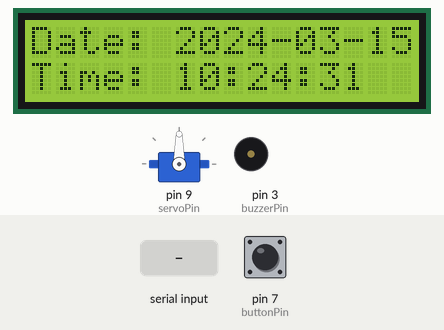
The sketch below on a simulated Arduino Uno, built with avr-gcc and run on an emulated ATmega328P. Shown: 16×2 character LCD, servo, buzzer (waves = sounding, pin HIGH). The inputs (shaded band) are chosen by the test bench; at power-on: pin 7 (buttonPin) HIGH. The local clock reads 2024-03-15 10:24:30 at power-on unless the sketch sets it; EEPROM starts erased; what the sketch prints to the serial monitor is not drawn.

Above: at 2.7 s.
2.8 s: pin 7 (buttonPin) pulled LOW for 3.2 s
At 4.67 s:
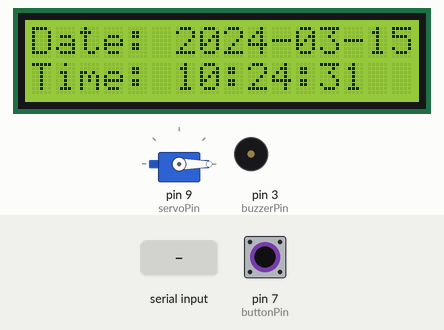
At 5.8 s:
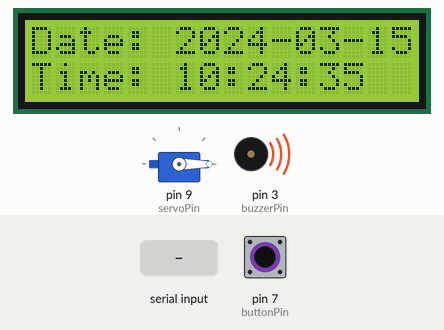
10.6 s: "90,45,200\n" received over Serial
17.2 s: "65\n" received over Serial
23.8 s: "97\n" received over Serial
31.7 s: pin 7 (buttonPin) pulled LOW for 1 s
At 34.0 s:
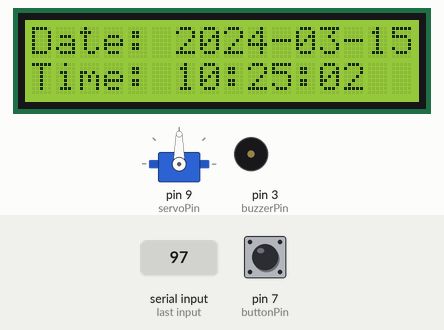
Timing chart, 0 to 40.5 s (numbered marks = the images above; inputs shaded):
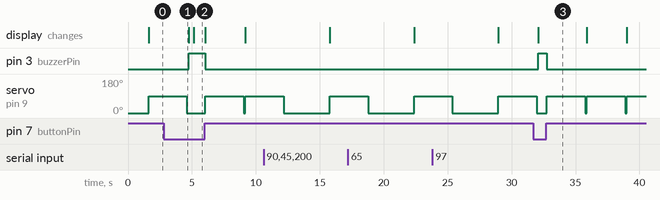

Measured:
- after the input at 2.8 s, pin 3 (buzzerPin): LOW → HIGH after 1.9 s, → LOW 1.3 s later
- after the input at 31.7 s, pin 3 (buzzerPin): LOW → HIGH after 0.39 s, → LOW 0.66 s later
- by itself, servo on pin 9 (servoPin): repeats every 3.1 s: 90° 3.0 s, 0° 0.13 s

The sketch:

source_code.ino
```cpp
#include <Servo.h>              // Include the Servo Motor library
#include <Wire.h>               // Include the I2C library
#include <LiquidCrystal_I2C.h>  // Include the I2C LCD library
#include <RTClib.h>             // Include the RTC library
#include <SoftwareSerial.h>     // Include the SoftwareSerial library for Bluetooth
#include <EEPROM.h>             //Include the EEPROM library

// Define the servo motor, button, and buzzer pins
const int servoPin = 9;
const int buttonPin = 7;
const int buzzerPin = 3;

// Initialize the I2C LCD display with its I2C address
LiquidCrystal_I2C lcd(0x27, 16, 2);  // Change the address if different

// Initialize the RTC object
RTC_DS1307 rtc;

Servo servoMotor;
int buttonState = 0;
bool isRunning = false;

// Set Bluetooth Timer
int seq = 0;
String hourInStr = "";
String minInStr = "";
String secInStr = "";

int hour1 = -1;
int min1 = -1;
int sec1 = -1;

int hour2 = -1;
int min2 = -1;
int sec2 = -1;

bool timer1 = false;
bool timer2 = false;

// EEPROM
int address1 = 0;   // Base on hour1
int address2 = 10;  // Base on hour2

// Setup the UNO
void setup() {
  // EEPROM Total address base on the board, for UNO is 1024, so can't more than 1023
  EEPROM.begin();
  // Start the I2C communication for the LCD display and RTC
  lcd.backlight();
  Wire.begin();
  lcd.begin(16, 2);  // Set the LCD size (columns, rows)
  Serial.begin(9600);

  // Attach the servo to its pin
  servoMotor.attach(servoPin);
  servoMotor.write(0);

  // Set the button and buzzer pins as input and output respectively
  pinMode(buttonPin, INPUT_PULLUP);
  pinMode(buzzerPin, OUTPUT);

  // Initialize the RTC
  if (!rtc.begin()) {
    lcd.print("RTC Failed");
    while (1)
      ;
  }

  // Uncomment this line to set the RTC to the current date and time (only once)
  // rtc.adjust(DateTime(F(__DATE__), F(__TIME__)));

  // Print a message on the LCD to indicate successful initialization
  lcd.print("RTC Initialized");
  delay(1500);
  lcd.clear();

  while (!Serial) {
    // wait for serial port toÂ connect
  }
}

void loop() {
  // Address to value
  int value1 = EEPROM.read(address1);
  int value2 = EEPROM.read(address1 + 1);
  int value3 = EEPROM.read(address1 + 2);
  // Serial.print(value1);  // Testing unplug power for hour 1
  // Serial.print(value2);
  // Serial.println(value3);

  int value4 = EEPROM.read(address2);
  int value5 = EEPROM.read(address2 + 1);
  int value6 = EEPROM.read(address2 + 2);
  // Serial.print(value4);  // Testing unplug power for hour 2
  // Serial.print(value5);
  // Serial.println(value6);

  // Read the button state
  buttonState = digitalRead(buttonPin);

  // Get the current time from RTC
  DateTime now = rtc.now();

  // Display date on the first row
  lcd.setCursor(0, 0);
  lcd.print("Date: " + now.timestamp(DateTime::TIMESTAMP_DATE));

  // Display time on the second row
  lcd.setCursor(0, 1);
  lcd.print("Time: " + now.timestamp(DateTime::TIMESTAMP_TIME));

  // Check if the button is pressed
  if (buttonState == HIGH) {
    runBuzzer();  // Call the function to run the buzzer
    runServo();   // Call the function to run the servo
  } else {
    stopBuzzer();  // Call the function to stop the buzzer
  }

  // Check if the current time matches timer 1
  if (now.hour() == value1 && now.minute() == value2 && now.second() == value3) {
    runBuzzer();  // Call the function to run the buzzer
    runServo();   // Call the function to run the servo
  }

  // Check if the current time matches timer 2
  if (now.hour() == value4 && now.minute() == value5 && now.second() == value6) {
    runBuzzer();  // Call the function to run the buzzer
    runServo();   // Call the function to run the servo
  }

  // Add a small delay to prevent rapid button detection
  delay(100);

  // Check for Bluetooth commands
  while (Serial.available() > 0) {
    int inputChar = Serial.read();
    // Serial.print(inputChar); // Checking use
    if (inputChar == 65 || inputChar == 97) {
      timer1 = true;
      timer2 = false;
    } else if (inputChar == 66 || inputChar == 98) {
      timer1 = false;
      timer2 = true;
    }

    if (isDigit(inputChar)) {
      // Serial.print(isDigit(inputChar)); // Checking use
      if (seq == 0) {
        hourInStr += (char)inputChar;
      } else if (seq == 1) {
        minInStr += (char)inputChar;
      } else {
        secInStr += (char)inputChar;
      }

    } else if (inputChar == 58) {  // 58 = ":"
      // if meet ":" sign, then seq increment
      seq++;
    } else if (inputChar == 10) {  // 10 = "space"
      // covert string to int
      if (timer1) {
        hour1 = hourInStr.toInt();
        min1 = minInStr.toInt();
        sec1 = secInStr.toInt();
        for (int i = address1; i < EEPROM.length(); i++) {
          EEPROM.write(i, 0);
        }
        Serial.println("Writing hour1 to EEPROM: " + hour1);
        EEPROM.write(address1, hour1);
        EEPROM.write(address1 + 1, min1);
        EEPROM.write(address1 + 2, sec1);
      } else {
        hour2 = hourInStr.toInt();
        min2 = minInStr.toInt();
        sec2 = secInStr.toInt();
        for (int i = address2; i < EEPROM.length(); i++) {
          EEPROM.write(i, 0);
        }
        Serial.println("Writing hour2 to EEPROM: " + hour2);
        EEPROM.write(address2, hour2);
        EEPROM.write(address2 + 1, min2);
        EEPROM.write(address2 + 2, sec2);
      }

      // Check
      Serial.println("HOUR1: ");
      Serial.print(hour1);
      Serial.print(min1);
      Serial.println(sec1);
      Serial.println("HOUR2: ");
      Serial.print(hour2);
      Serial.print(min2);
      Serial.println(sec2);

      // Reset Everything (For clear the timer, uncomment when need)
      seq = 0;
      hourInStr = "";
      minInStr = "";
      secInStr = "";
      break;
    }
  }
}

void runServo() {
  // Set the flag to indicate the action is running
  isRunning = true;

  // Move the servo to angle 90
  servoMotor.write(90);

  // Wait for 3 seconds
  delay(3000);

  // Move the servo back to angle 0
  servoMotor.write(0);

  // Reset the flag
  isRunning = false;
}

void runBuzzer() {
  // Beep the buzzer
  digitalWrite(buzzerPin, LOW);
}

void stopBuzzer() {
  // Stop the buzzer
  digitalWrite(buzzerPin, HIGH);
}
```
